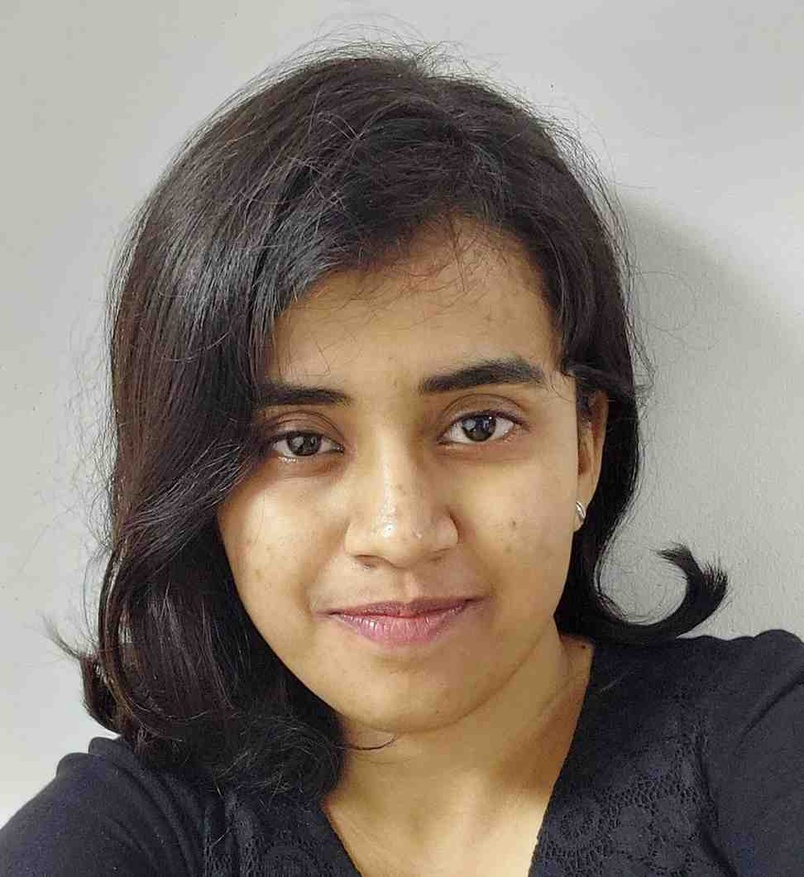
#> input picture temp_upload.jpeg, 804 x 877 px, shrunk from 972 x 1060 before the run
$ python -i image_redactor.py   (imports and definitions only)
#> lines starting #> are read from the running program, lines starting #| are printed output that depends on the picture
### app/services/ingestion/image_loader.py
from .base import BaseLoader
import pytesseract
from PIL import Image
from typing import Dict, Any
from app.core.config import Config

class ImageLoader(BaseLoader):
    def __init__(self):
        # Set tesseract cmd from config
        if Config.TESSERACT_CMD:
            pytesseract.pytesseract.tesseract_cmd = Config.TESSERACT_CMD

    def load(self, file_path: str, **kwargs) -> str:
        image = Image.open(file_path)
        return pytesseract.image_to_string(image)

    # [16 lines left out: functions get_ocr_data, load_metadata, not called in this run]

### app/services/redaction/image_redactor.py
import cv2
import numpy as np
from typing import List, Dict, Any
from app.services.ingestion.image_loader import ImageLoader

class ImageRedactor:
    def __init__(self):
        self.loader = ImageLoader()
        self.face_cascade = cv2.CascadeClassifier(cv2.data.haarcascades + 'haarcascade_frontalface_default.xml')

    def redact_faces(self, image_path: str, output_path: str):
        """
        Redact detected faces in an image.
        """
#> called with image_path = '../../../temp_upload.jpeg', output_path = 'out.png'
        image = cv2.imread(image_path)
#> image is the input picture: shape (877, 804, 3); mean B, G, R 111.9, 121.4, 132.5
        gray = cv2.cvtColor(image, cv2.COLOR_BGR2GRAY)
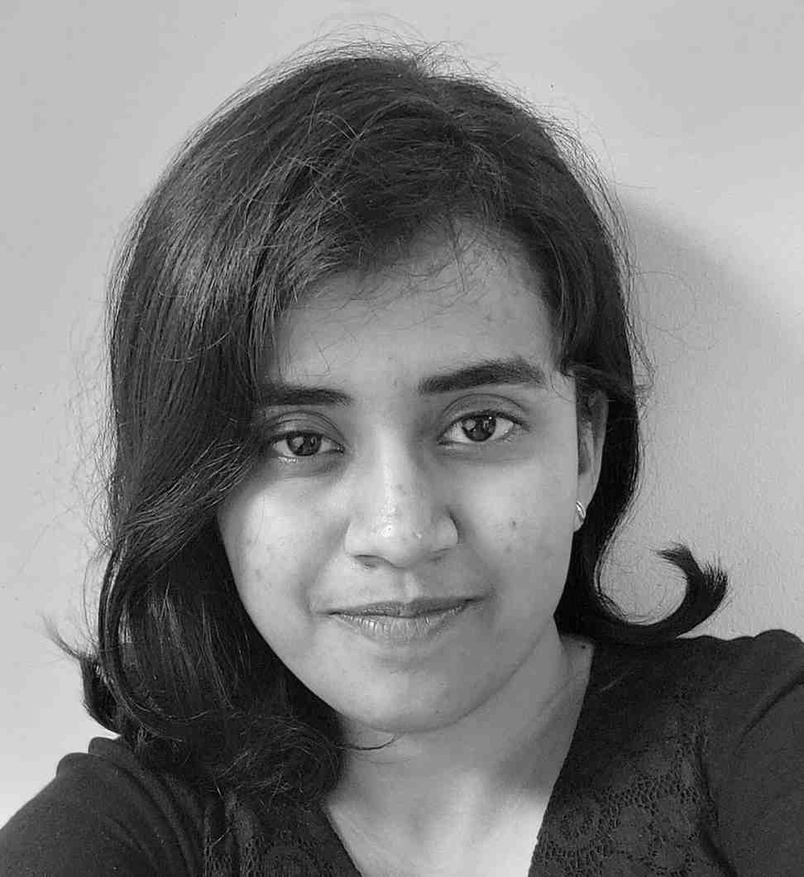
#> gray: shape (877, 804); min 0, max 254, mean 123.7
        faces = self.face_cascade.detectMultiScale(gray, 1.1, 4)
#> faces = [[166, 259, 468, 468]]

        for (x, y, w, h) in faces:
            roi = image[y:y+h, x:x+w]
            # Dynamic kernel
            k_w, k_h = w, h
            if k_w % 2 == 0: k_w += 1
            if k_h % 2 == 0: k_h += 1
            k_w = min(k_w, 99)
            k_h = min(k_h, 99)

            blurred = cv2.GaussianBlur(roi, (k_w, k_h), 30)
            image[y:y+h, x:x+w] = blurred
#> this loop made 1 pass
#> (x, y, w, h, k_w, k_h) on pass 1: (166, 259, 468, 468, 99, 99)
#> pass 1, in redact_faces, `roi = image[y:y+h, x:x+w]`:
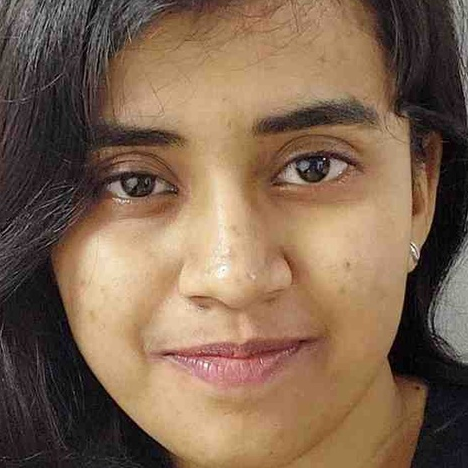
#> roi: shape (468, 468, 3); mean B, G, R 80.6, 102.2, 128.3
#> pass 1, in redact_faces, `blurred = cv2.GaussianBlur(roi, (k_w, k_h), 30)`:
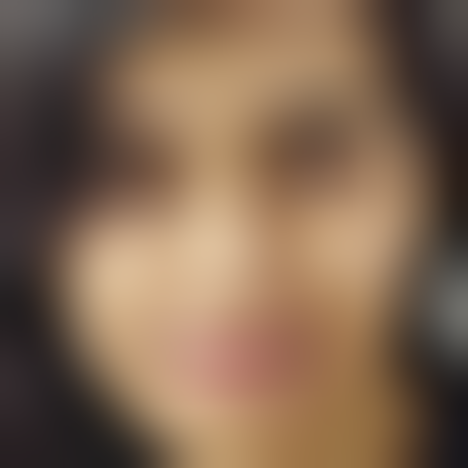
#> blurred: shape (468, 468, 3); mean B, G, R 80.5, 102.2, 128.3
#> after the loop:
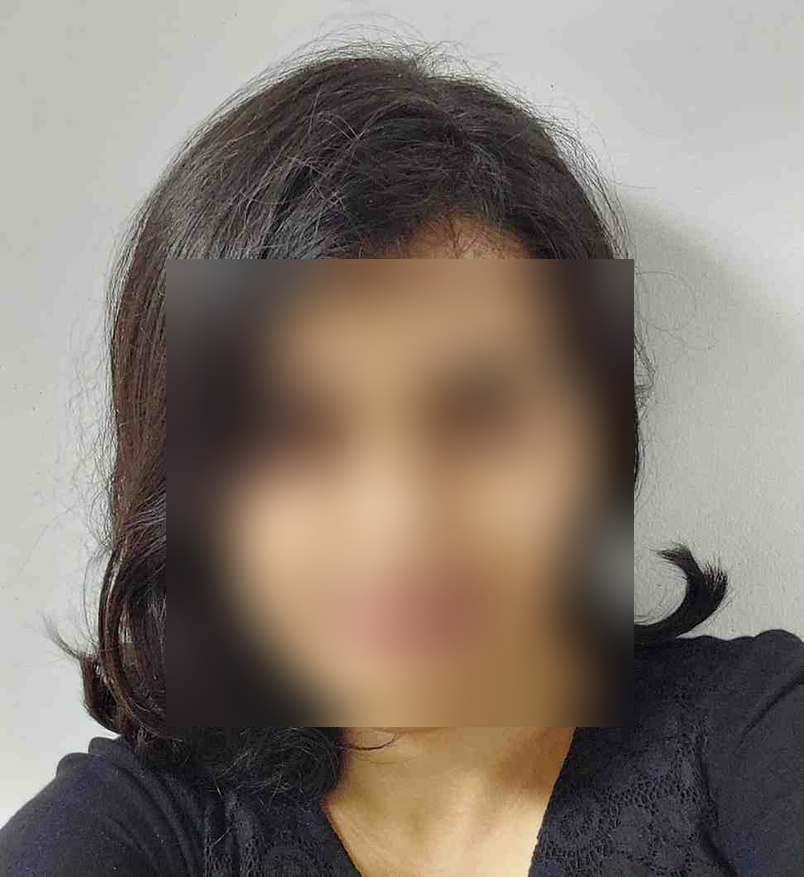
#> image: shape (877, 804, 3); mean B, G, R 111.9, 121.4, 132.5

        cv2.imwrite(output_path, image)
        return len(faces)

    # [80 lines left out: function redact_image, not called in this run]

>>> result = ImageRedactor().redact_faces('../../../temp_upload.jpeg', 'out.png')
#> result = 1
